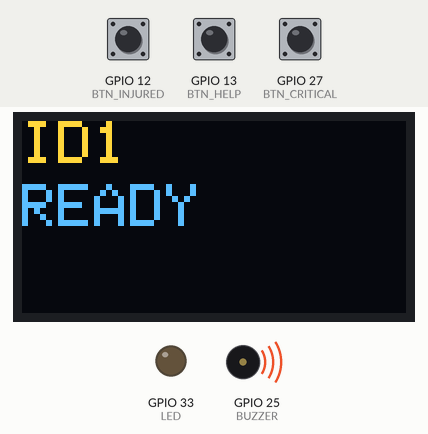
Recording of a sketch running on a simulated ESP32. Parts: 128×64 one-colour display, output pins drawn as LEDs (lit = HIGH), buzzer (waves = sounding, pin HIGH). The inputs (shaded band) are chosen by the test bench; at power-on: GPIO 12 (BTN_INJURED) HIGH, GPIO 13 (BTN_HELP) HIGH, GPIO 27 (BTN_CRITICAL) HIGH. The OLED is the two-colour kind (top 16 rows yellow); random numbers use the default seed unless the sketch sets one; no radio packets arrive unless stated; what the sketch prints to the serial monitor is not drawn.

Above: at 2.2 s.
2.3 s: GPIO 12 (BTN_INJURED) pulled LOW for 0.15 s
At 2.7 s:
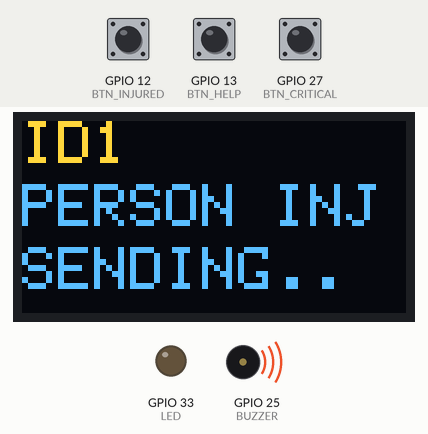
At 6.7 s:
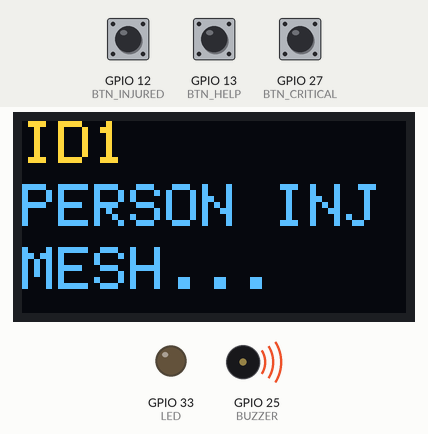
18.0 s: GPIO 13 (BTN_HELP) pulled LOW for 3.2 s
At 21.2 s:
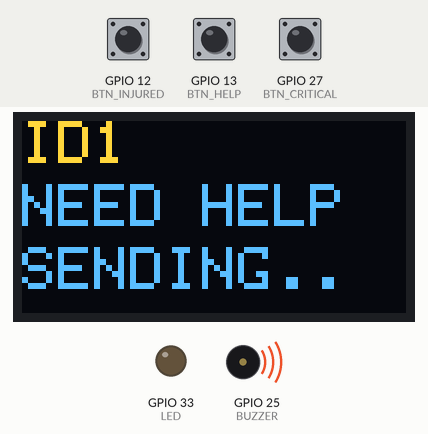
Timing chart, 0 to 31.0 s (numbered marks = the images above; inputs shaded):
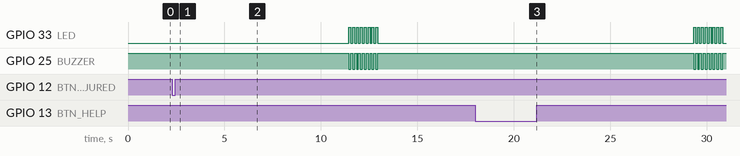

The sketch:

memberfinalbeforebatvoice.ino
```cpp
// ============================================================
//  MEMBER NODE — Soldier Safety System
//  Change NODE_ID to "ID1" or "ID2" per device
//  ID1 uses STATUS_INTERVAL 5000, ID2 uses 8000
// ============================================================

#include <SPI.h>
#include <LoRa.h>
#include <Wire.h>
#include <Adafruit_GFX.h>
#include <Adafruit_SSD1306.h>

// ── Node identity ──────────────────────────────────────────
#define NODE_ID          "ID1"    // ← Change to "ID1" for node 1
#define STATUS_INTERVAL   5000    // ID1 = 5000, ID2 = 8000 (ms)

// ── LoRa pins ──────────────────────────────────────────────
#define LORA_SCK   18
#define LORA_MISO  19
#define LORA_MOSI  23
#define LORA_SS     5
#define LORA_RST   14
#define LORA_DIO0  26

// ── Peripherals ────────────────────────────────────────────
#define BTN_HELP      13
#define BTN_INJURED   12
#define BTN_CRITICAL  27
#define BUZZER        25
#define LED           33

// ── Timing ─────────────────────────────────────────────────
#define ACK_TIMEOUT      1500    // ms wait for direct ACK
#define DIRECT_RETRIES      2    // direct TX attempts before mesh
#define MESH_RETRIES        2    // mesh attempts before local alert
#define RELAY_WAIT       2500    // ms wait for relay ACK
#define BTN_DEBOUNCE      400    // ms between button reads

// ── Display (textSize 2, 128x64 OLED) ──────────────────────
// textSize 2: 12px wide × 16px tall per char
// 128px / 12px = 10 chars visible, 3 lines at y=0,21,42
#define MAX_VISIBLE   10
#define LINE_H        21
#define SCROLL_DELAY  130
#define SCROLL_PAUSE  900

Adafruit_SSD1306 display(128, 64, &Wire, -1);

struct Scroller {
  String        text;
  int           offset;
  bool          scrolling;
  bool          paused;
  unsigned long lastStep;
  unsigned long pauseStart;
};
Scroller lines[3];

// ── App state ──────────────────────────────────────────────
unsigned long lastPressTime  = 0;
unsigned long lastStatusTime = 0;
int           leaderRSSI     = -120;

// ── Forward declarations ───────────────────────────────────
bool sendWithACK(String payload);
bool sendViaMesh(String payload);
void handleIncoming(String msg);
void setDisplay(String l1, String l2, String l3);
void tickDisplay();
void drawLine(int i, int y);
void alertLocal(int times, int onMs, int offMs);
void triggerSOS(String msg);
void listenForAlerts(unsigned long durationMs);

// =============================================================
void setup() {
  Serial.begin(115200);

  pinMode(BTN_HELP,     INPUT_PULLUP);
  pinMode(BTN_INJURED,  INPUT_PULLUP);
  pinMode(BTN_CRITICAL, INPUT_PULLUP);
  pinMode(BUZZER, OUTPUT);
  pinMode(LED,    OUTPUT);
  digitalWrite(BUZZER, HIGH);   // active-low: HIGH = off
  digitalWrite(LED,    LOW);

  Wire.begin(21, 22);
  display.begin(SSD1306_SWITCHCAPVCC, 0x3C);
  display.setTextColor(WHITE);
  display.setTextSize(2);
  setDisplay(NODE_ID, "READY", "");

  SPI.begin(LORA_SCK, LORA_MISO, LORA_MOSI, LORA_SS);
  LoRa.setPins(LORA_SS, LORA_RST, LORA_DIO0);
  LoRa.begin(433E6);

  randomSeed(analogRead(0));
  delay(random(200, 1000));
}

// =============================================================
//  loop — FIXED STRUCTURE
//
//  Key fix: the debounce check NO LONGER uses return.
//  Previously "if(debounce) return" was blocking LoRa.parsePacket()
//  from running whenever the debounce timer was active.
//  Now packet receive and button read are fully independent.
// =============================================================
void loop() {

  // ── 1. Always tick display (non-blocking) ─────────────────
  tickDisplay();

  // ── 2. Always check for incoming packets ──────────────────
  //  This MUST run every loop with no conditions blocking it.
  //  Previously the debounce return was cutting this off.
  int packetSize = LoRa.parsePacket();
  if (packetSize) {
    String msg = "";
    while (LoRa.available()) msg += (char)LoRa.read();
    handleIncoming(msg);
  }

  // ── 3. Periodic STATUS heartbeat ──────────────────────────
  if (millis() - lastStatusTime > STATUS_INTERVAL &&
      millis() - lastPressTime  > 2000) {
    sendWithACK("STATUS OK");
    lastStatusTime = millis();
  }

  // ── 4. Button read — debounce check does NOT use return ───
  //  Using a plain if block so execution always continues
  //  to the top of loop() next iteration regardless
  if (millis() - lastPressTime >= BTN_DEBOUNCE) {
    if      (digitalRead(BTN_HELP)     == LOW) triggerSOS("NEED HELP");
    else if (digitalRead(BTN_INJURED)  == LOW) triggerSOS("PERSON INJURED");
    else if (digitalRead(BTN_CRITICAL) == LOW) triggerSOS("CRITICAL CONDITION");
  }
}

// =============================================================
//  listenForAlerts — actively listens for incoming packets
//  for a set duration. Called after SOS is sent so we don't
//  miss ALERT broadcasts that arrive while we were transmitting.
//  This is the core fix for "other member misses the alert".
// =============================================================
void listenForAlerts(unsigned long durationMs) {
  unsigned long start = millis();
  while (millis() - start < durationMs) {
    tickDisplay();
    int ps = LoRa.parsePacket();
    if (ps) {
      String msg = "";
      while (LoRa.available()) msg += (char)LoRa.read();
      handleIncoming(msg);
    }
  }
}

// =============================================================
//  triggerSOS
// =============================================================
void triggerSOS(String msg) {
  lastPressTime  = millis();
  lastStatusTime = millis();

  setDisplay(NODE_ID, msg, "SENDING..");
  Serial.println("[SOS] " + msg);

  bool ok = sendWithACK(msg);

  if (!ok) {
    setDisplay(NODE_ID, msg, "MESH...");
    ok = sendViaMesh(msg);
  }

  if (!ok) {
    setDisplay(NODE_ID, msg, "NO LINK!");
    alertLocal(8, 100, 100);
  }

  // After SOS completes (however it ended), listen for 4 seconds.
  // The leader broadcasts ALERT twice (3s apart).
  // This window catches the second broadcast in case we missed first.
  // Also catches alerts from OTHER soldiers that fired during our TX.
  listenForAlerts(4000);
}

// =============================================================
//  sendWithACK
// =============================================================
bool sendWithACK(String payload) {
  String packet = String(NODE_ID) + ":" + payload;

  for (int attempt = 0; attempt < DIRECT_RETRIES; attempt++) {
    delay(random(50 + attempt * 100, 150 + attempt * 200));

    Serial.println("[TX] Attempt " + String(attempt+1) + ": " + packet);
    LoRa.beginPacket();
    LoRa.print(packet);
    LoRa.endPacket();

    unsigned long start = millis();
    while (millis() - start < ACK_TIMEOUT) {
      tickDisplay();
      int ps = LoRa.parsePacket();
      if (ps) {
        String resp = "";
        while (LoRa.available()) resp += (char)LoRa.read();

        if (resp == "ACK:" + String(NODE_ID)) {
          leaderRSSI = LoRa.packetRssi();
          Serial.println("[ACK] OK. RSSI: " + String(leaderRSSI));
          if (payload != "STATUS OK") {
            setDisplay(NODE_ID, payload, "DELIVRD");
            // Beep AFTER display — never block radio with buzzer mid-flight
            alertLocal(2, 80, 80);
          }
          return true;
        }
        // Any other packet (ALERT from leader) — handle it immediately
        // This is how the sending node catches its own alert echo
        handleIncoming(resp);
      }
    }
    Serial.println("[ACK] Timeout attempt " + String(attempt+1));
  }
  return false;
}

// =============================================================
//  sendViaMesh
// =============================================================
bool sendViaMesh(String payload) {
  // No RSSI embedded here — sender cannot measure its own signal strength.
  // Only the relay node (receiver) can measure RSSI, done in handleIncoming.
  String relayReq = "RELAY:" + String(NODE_ID) + ":" + payload;

  for (int attempt = 0; attempt < MESH_RETRIES; attempt++) {
    delay(random(100, 300));

    Serial.println("[MESH] Broadcasting: " + relayReq);
    LoRa.beginPacket();
    LoRa.print(relayReq);
    LoRa.endPacket();

    unsigned long start = millis();
    while (millis() - start < RELAY_WAIT) {
      tickDisplay();
      int ps = LoRa.parsePacket();
      if (ps) {
        String resp = "";
        while (LoRa.available()) resp += (char)LoRa.read();

        if (resp == "ACK:" + String(NODE_ID)) {
          leaderRSSI = LoRa.packetRssi();
          Serial.println("[MESH ACK] Delivered via relay.");
          setDisplay(NODE_ID, payload, "RELAY OK");
          alertLocal(2, 80, 80);
          return true;
        }
        handleIncoming(resp);
      }
    }
    Serial.println("[MESH] Attempt " + String(attempt+1) + " timed out.");
  }
  return false;
}

// =============================================================
//  handleIncoming
// =============================================================
void handleIncoming(String msg) {
  Serial.println("[RX] " + msg);

  // ── ALERT from leader ─────────────────────────────────────
  // Packet format: "ALERT:ID1:HLP:ID2:15"
  //                        ^    ^   ^   ^
  //                       node type near diff
  if (msg.startsWith("ALERT:")) {
    int p1 = msg.indexOf(':');
    int p2 = msg.indexOf(':', p1+1);
    int p3 = msg.indexOf(':', p2+1);
    int p4 = msg.indexOf(':', p3+1);
    if (p1==-1 || p2==-1 || p3==-1) return;

    String node     = msg.substring(p1+1, p2);
    String type     = msg.substring(p2+1, p3);
    String nearNode = (p4 != -1) ? msg.substring(p3+1, p4) : "";
    String diff     = (p4 != -1) ? msg.substring(p4+1)     : "";
    // strip any trailing mesh suffix from diff (e.g. ":viaID2:...")
    int extraColon  = diff.indexOf(':');
    if (extraColon != -1) diff = diff.substring(0, extraColon);

    if (node == String(NODE_ID)) return;  // ignore echo of our own SOS

    String label = type;
    if      (type=="HLP")  label = "HELP";
    else if (type=="INJ")  label = "INJURED";
    else if (type=="CRT")  label = "CRITICAL";
    else if (type=="LOST") label = "LOST!";

    // Line 1: ALERT
    // Line 2: ID1:HLP  (node + alert type — scrolls if needed)
    // Line 3: NR:ID2+15 (nearest node + dB difference)
    String line2 = node + ":" + label;
    String line3 = "";
    if (nearNode != "" && nearNode != "NONE" && diff != "" && diff != "0") {
      line3 = "NR:" + nearNode + "+" + diff;
    } else if (nearNode != "" && nearNode != "NONE") {
      line3 = "NR:" + nearNode;
    }

    setDisplay("ALERT", line2, line3);
    alertLocal(5, 150, 150);
    return;
  }

  // ── RELAY request from peer ───────────────────────────────
  // Incoming format: "RELAY:ID1:NEED HELP"
  // We measure RSSI of this packet — that IS the signal strength
  // of the ID1→ID2 link. This is the only valid RSSI measurement.
  // Forwarded format: "ID1:NEED HELP:-98:viaID2"
  //                                   ^^^relay's measured RSSI
  if (msg.startsWith("RELAY:")) {
    int p1 = msg.indexOf(':');
    int p2 = msg.indexOf(':', p1+1);
    if (p1==-1 || p2==-1) return;

    String origNode    = msg.substring(p1+1, p2);
    String origPayload = msg.substring(p2+1);   // everything after "RELAY:IDx:"

    // Measure RSSI right now — this is how strong ID1's signal was
    // when WE (the relay node) received it. Most accurate measurement possible.
    int measuredRSSI = LoRa.packetRssi();

    if (origNode == String(NODE_ID)) return;

    // Build forwarded packet with relay-measured RSSI embedded
    String forwarded = origNode + ":" + origPayload + ":" + String(measuredRSSI) + ":via" + String(NODE_ID);

    Serial.println("[RELAY] Forwarding: " + forwarded + " (measured RSSI: " + String(measuredRSSI) + ")");
    setDisplay("RELAY", origNode, origPayload);

    delay(random(200, 500));
    LoRa.beginPacket();
    LoRa.print(forwarded);
    LoRa.endPacket();

    unsigned long start = millis();
    while (millis() - start < ACK_TIMEOUT + 500) {
      tickDisplay();
      int ps = LoRa.parsePacket();
      if (ps) {
        String resp = "";
        while (LoRa.available()) resp += (char)LoRa.read();

        if (resp == "ACK:" + origNode) {
          Serial.println("[RELAY] ACK for " + origNode + " — passing back.");
          delay(random(50, 150));
          LoRa.beginPacket();
          LoRa.print(resp);
          LoRa.endPacket();
          setDisplay("RELAY OK", origNode, "");
          alertLocal(3, 100, 100);
          return;
        }
        handleIncoming(resp);
      }
    }
    Serial.println("[RELAY] No leader ACK for " + origNode);
    return;
  }
}

// =============================================================
//  Display helpers
// =============================================================
void setDisplay(String l1, String l2, String l3) {
  String t[3] = {l1, l2, l3};
  for (int i = 0; i < 3; i++) {
    lines[i].text       = t[i];
    lines[i].offset     = 0;
    lines[i].paused     = true;
    lines[i].pauseStart = millis();
    lines[i].lastStep   = millis();
    lines[i].scrolling  = (t[i].length() > MAX_VISIBLE);
  }
  display.clearDisplay();
  for (int i = 0; i < 3; i++) drawLine(i, i * LINE_H);
  display.display();
}

void tickDisplay() {
  bool changed = false;
  for (int i = 0; i < 3; i++) {
    if (!lines[i].scrolling) continue;
    if (lines[i].paused) {
      if (millis() - lines[i].pauseStart >= SCROLL_PAUSE) {
        lines[i].paused   = false;
        lines[i].lastStep = millis();
      }
      continue;
    }
    if (millis() - lines[i].lastStep >= SCROLL_DELAY) {
      lines[i].offset++;
      int cycle = lines[i].text.length() + 3;
      if (lines[i].offset >= cycle) {
        lines[i].offset     = 0;
        lines[i].paused     = true;
        lines[i].pauseStart = millis();
      }
      lines[i].lastStep = millis();
      changed = true;
    }
  }
  if (changed) {
    display.clearDisplay();
    for (int i = 0; i < 3; i++) drawLine(i, i * LINE_H);
    display.display();
  }
}

void drawLine(int i, int y) {
  if (lines[i].text == "") return;
  display.setTextSize(2);
  display.setCursor(0, y);
  if (!lines[i].scrolling) {
    display.print(lines[i].text);
    return;
  }
  String t     = lines[i].text;
  int    tlen  = t.length();
  int    cycle = tlen + 3;
  String visible = "";
  for (int c = 0; c < MAX_VISIBLE; c++) {
    int idx = (lines[i].offset + c) % cycle;
    visible += (idx < tlen) ? t[idx] : ' ';
  }
  display.print(visible);
}

void alertLocal(int times, int onMs, int offMs) {
  for (int i = 0; i < times; i++) {
    digitalWrite(BUZZER, LOW);
    digitalWrite(LED,    HIGH);
    delay(onMs);
    digitalWrite(BUZZER, HIGH);
    digitalWrite(LED,    LOW);
    delay(offMs);
  }
}
```

Measured:
- after the input at 2.3 s, GPIO 33 (LED): alternates HIGH for 0.10 s and LOW for 0.10 s, 16 changes in all, then stays LOW, starting after 9.1 s; GPIO 25 (BUZZER): alternates HIGH for 0.10 s and LOW for 0.10 s, 16 changes in all, then stays HIGH, starting after 9.1 s; the display: changes at once (image 1)
- after the input at 18.0 s, GPIO 33 (LED), GPIO 25 (BUZZER): alternates HIGH for 0.10 s and LOW for 0.10 s, starting after 11.3 s
- what the display in image 2 shows lasts 1.0 s, from 5.9 s to 6.9 s
